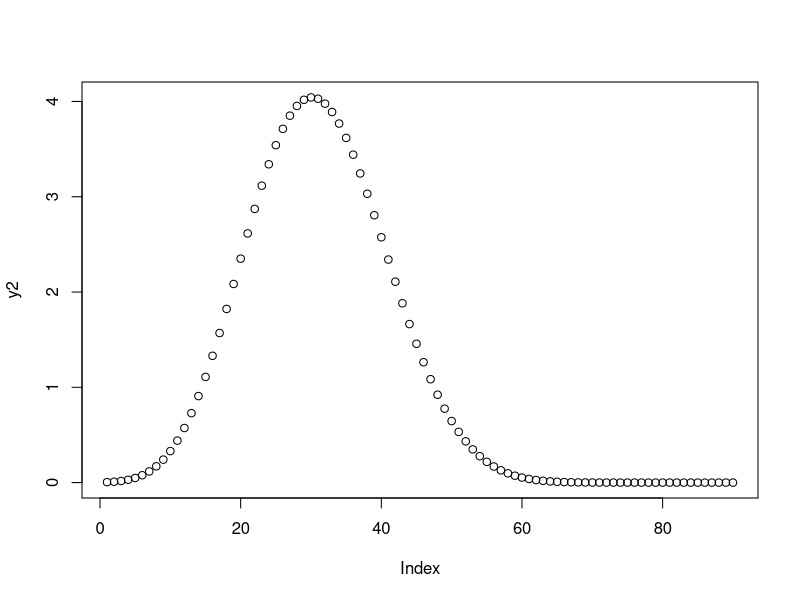

This figure's R source:
## ---- chunk 1
library(dplyr)
knitr::opts_chunk$set(echo = TRUE)
## ---- chunk 2
func_1 <- function(x) x[1]**2 - 3*x[1] + 
  x[2]**4 -3*x[2] + x[3]**2 + 10*x[3] + cos(x[1]*x[2]*x[3])

paste(optim( c(0,0,0),func_1))

paste(optim(c(6,7,12),func_1))

paste(optim(c(-6,19,32),func_1))

paste(optim(c(-124,197,382),func_1))
## ---- chunk 3
x <- c(2,3,2.5,3,1.6,1.4,1.3,1.8, 1.9, 2.4, 4.6)
f <- function (alpha) length(x)*log(alpha) - (alpha+1)*sum(log(x))
a = optimize(f,c(1,3),maximum=TRUE)
paste(a)
## ---- chunk 4
betadata = read.csv('betasample.csv', header = TRUE)
y <- betadata$x
f <- function (x) -1*sum(log(dbeta(y,x[1],x[2])))

a = optim(par = c(2,4),fn = f)

paste(a)
y2 <- dbeta(seq(0.1,0.99,0.01), a$par[1],a$par[2])

plot(y2)
## ---- chunk 5
penguins = read.csv('penguins.csv', header = TRUE)

mn <- mean(penguins$body_mass_g)
sdev <- sd(penguins$body_mass_g)
n <- length(penguins$body_mass_g)
serror <- sdev/sqrt(n)
CI <- mn + serror*qt(c(0.005,0.995), length(penguins$body_mass_g) - 1)
print(CI)

mn_spe <- aggregate(penguins$body_mass_g, list(penguins$species), FUN = mean)
sdev_spe <- aggregate(penguins$body_mass_g, list(penguins$species), FUN = sd)
n_spe <- aggregate(penguins$body_mass_g, list(penguins$species), FUN = length)
serror_spe <- sdev_spe$x/sqrt(n_spe$x)

for (x in c(1:3)) {
  CI <- mn_spe$x[x] + serror_spe[x]*qt(c(0.005,0.995),n_spe$x[x] - 1)
  print(CI)
}

